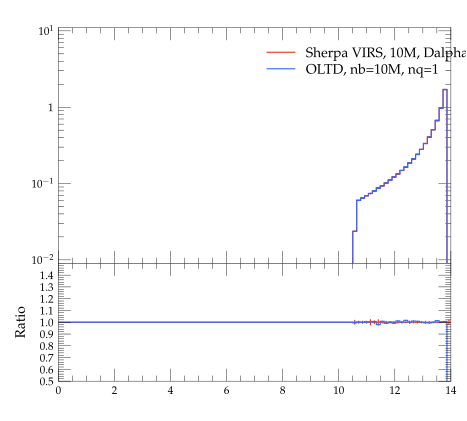

Recreate this plot in Python.
#! /usr/bin/env python

# This Python script was auto-generated using YODA v2.0.0.
# Analysis object: /evtb/cutEg_tjb_m
# Timestamp: 16-04-2024 (10:05:22)

import matplotlib as mpl
import matplotlib.pyplot as plt
mpl.use('Agg') # comment out for interactive use
import os
import numpy as np

plotDir = os.path.split(os.path.realpath(__file__))[0]
if 'YODA_USER_PLOT_PATH' in globals():
    plot_outdir = globals()['YODA_USER_PLOT_PATH']
else:
    plot_outdir = plotDir

#plot style
plt.style.use(os.path.join(plotDir, '../default.mplstyle'))
# plot metadata
figW, figH = plt.rcParams['figure.figsize']
ax_xLabel = r''
ax_yLabel = r''
ax_title  = r''
ax_xScale = 'linear'
ax_yScale = 'log'
xLims = (0.0, 14.0)
yLims = (0.009000000000000001, 11.0)

# TeX-friendly labels for the legend
labels = [ r"Sherpa VIRS, 10M, Dalpha=0.01", r"OLTD, nb=10M, nq=1" ]

# Create figure and axis objects
fig, (ax, ratio0_ax) = plt.subplots(2, 1, sharex=True,
                  figsize=(figW,figH), gridspec_kw={'height_ratios': (2, 1)})
ratio0_ax.yaxis.set_major_locator(mpl.ticker.MultipleLocator(0.1))
ratio0_ax.set_ylim(0.5, 1.4999)
ratio0_ax.set_ylabel('Ratio')

# LineColor map: curve index -> color
linecolors = {0: '#EE3311', 1: '#3366FF'}
# the numerical data is stored in a separate file
dataf = dict()
prefix = os.path.split(__file__)[0]
if prefix:    prefix = prefix + '/'
exec(open(prefix+'cutEg_tjb_m__data.py').read(), dataf)


legend_handles = [] # keep track of handles for the legend

# style options for curves
# starts at zorder>=5 to draw curve on top of legend
styles = {
  'curve0': {
    'color' : linecolors[0],
    'linestyle' : '-',
    'marker' : 'o',
    'zorder' : 5,
    'histstyle' : True,
  },
  'curve1': {
    'color' : linecolors[1],
    'linestyle' : '-',
    'marker' : 'o',
    'zorder' : 6,
    'histstyle' : True,
  },
}
# curve from input yoda files in main panel
for label in dataf['yvals'].keys():
    if all(np.isnan(v) for v in dataf['yvals'][label]):
        continue
    tmp = None
    if styles[label]['histstyle']: # draw as histogram
        tmp, = ax.plot(dataf['xedges'], dataf['yedges'][label],
                       color=styles[label]['color'],
                       linestyle=styles[label]['linestyle'],
                       drawstyle='steps-pre', solid_joinstyle='miter',
                       zorder=styles[label]['zorder'], label=label)
        ax.errorbar(dataf['xpoints'], dataf['yvals'][label], color=styles[label]['color'],
                    xerr=dataf['xerrs'], yerr=[dataf['ydowns'][label], dataf['yups'][label]],
                    linestyle='none', zorder=styles[label]['zorder'])
    else: # draw as scatter
        tmp = ax.errorbar(dataf['xpoints'], dataf['yvals'][label],
                          xerr=dataf['xerrs'],
                          yerr=[ dataf['ydowns'][label],
                          dataf['yups'][label] ],
                          fmt=styles[label]['marker'],
                          ecolor=styles[label]['color'],
                          color=styles[label]['color'], zorder=2)
        tmp[-1][0].set_linestyle(styles[label]['linestyle'])
    legend_handles += [tmp]
    for varLabel in dataf['variation_yvals'].keys():
        if varLabel.startswith(label):
            tmp, = ax.plot(dataf['xedges'], dataf['variation_yvals'][varLabel],
                           color=styles[label]['color'],
                           linestyle=styles[label]['linestyle'],
                           drawstyle='steps-pre', solid_joinstyle='miter',
                           zorder=styles[label]['zorder'], alpha=0.5)


# plots on ratio panel
# curve from input yoda files in ratio panel
for label, yvals in dataf['ratio0_yvals'].items():
    if all(np.isnan(v) for v in yvals):
        continue
    if styles[label]['histstyle']: # plot as histogram
        ratio0_ax.plot(dataf['xedges'], yvals,
                       color=styles[label]['color'],
                       linestyle=styles[label]['linestyle'],
                       drawstyle='steps-pre', zorder=1,
                       solid_joinstyle='miter')
        ratio0_ax.vlines(dataf['xpoints'],
                         dataf['ratio0_ymin'][label],
                         dataf['ratio0_ymax'][label],
                         color=styles[label]['color'], zorder=1)
    else: # plot as scatter
        tmp = ratio0_ax.errorbar(dataf['xpoints'],
                                 yvals, xerr=dataf['xerrs'],
                                 yerr=dataf['ratio0_yerrs'][label],
                                 fmt=styles[label]['marker'],
                                 ecolor=styles[label]['color'],
                                 color=styles[label]['color'])
        tmp[-1][0].set_linestyle(styles[label]['linestyle'])

    for varlabel in dataf['ratio0_variation_vals'].keys():
        if varlabel.startswith(label):
            ratio0_ax.plot(dataf['xedges'],
                            dataf['ratio0_variation_vals'][varlabel],
                            color=styles[label]['color'],
                            linestyle=styles[label]['linestyle'],
                            drawstyle='steps-pre', solid_joinstyle='miter',
                            zorder=1, alpha=0.5)

legend_pos = (0.5, 0.97)
ax.legend(legend_handles, labels, loc='upper left', bbox_to_anchor=legend_pos)

# set plot metadata as defined above
ratio0_ax.set_xlabel(ax_xLabel)
ratio0_ax.xaxis.set_label_coords(1., -.15)
ax.set_ylabel(ax_yLabel, loc='top')
ax.set_title(ax_title, loc='left')
ax.set_xscale(ax_xScale)
ax.set_yscale(ax_yScale)
ax.set_xlim(xLims)
ax.set_ylim(yLims)

# tick formatting
plt.rcParams['xtick.top'] = True
plt.rcParams['ytick.right'] = True
ax.yaxis.set_major_locator(mpl.ticker.LogLocator(base=10.0, numticks=np.inf))
ax.yaxis.set_minor_locator(mpl.ticker.LogLocator(
                           base=10.0, subs=np.arange(0.1, 1, 0.1), numticks=np.inf))
fig.align_ylabels((ax, ratio0_ax))
plt.savefig(os.path.join(plot_outdir, 'cutEg_tjb_m.pdf'), format='PDF')
plt.savefig(os.path.join(plot_outdir, 'cutEg_tjb_m.png'), format='PNG')

plt.close(fig)
